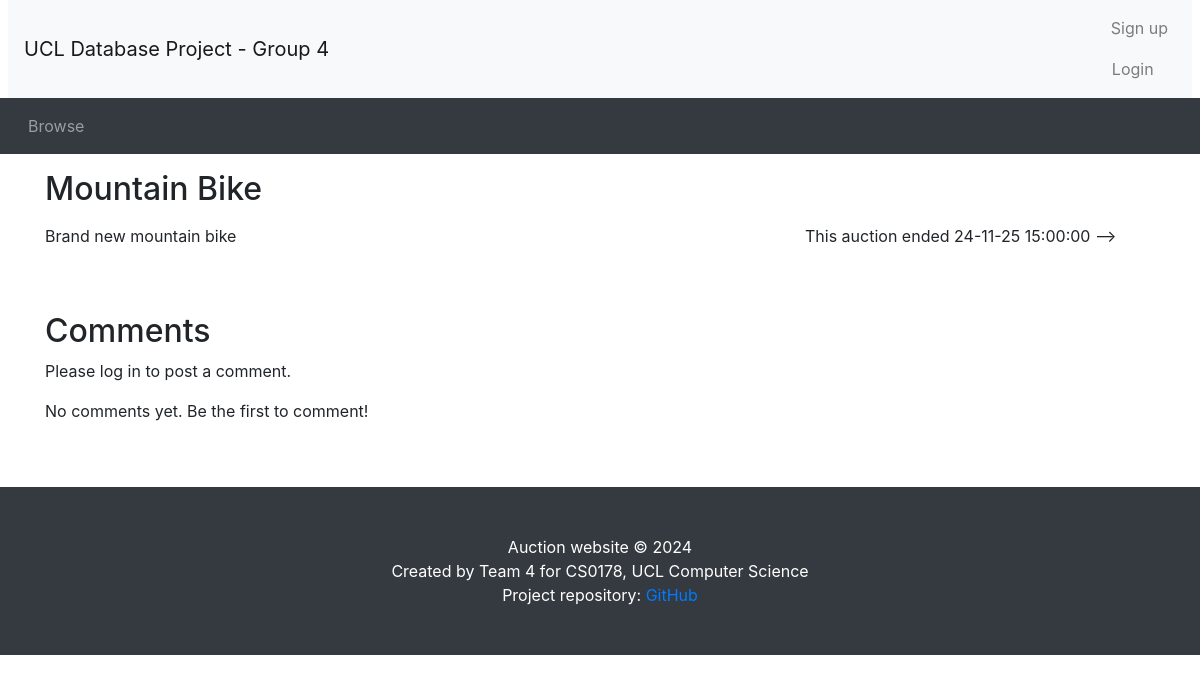
Before: /listing.php?item_id=3 with the older database file.
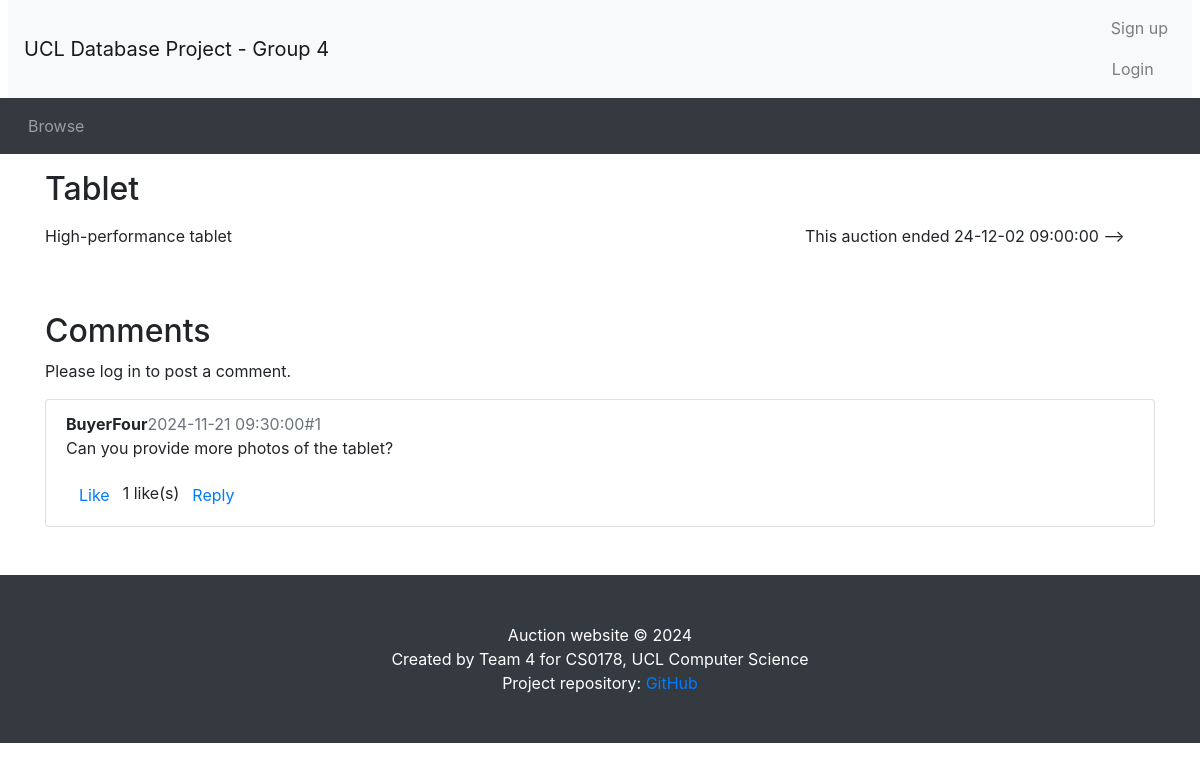
After: the same page with the newer database file.
### tables this page shows
CREATE TABLE `auctions` (
    `item_id` INT PRIMARY KEY AUTO_INCREMENT,
    `title` VARCHAR(50) UNIQUE NOT NULL,
    `details` TEXT,
    `category` VARCHAR(30) NOT NULL,
    `startPrice` DECIMAL(10, 2) NOT NULL,
    `reservePrice` DECIMAL(10, 2) CHECK (
        `reservePrice` IS NULL
        OR `reservePrice` >= `startPrice`
    ),
    `startDate` DATETIME NOT NULL,
    `endDate` DATETIME NOT NULL,
    `seller_id` INT NOT NULL,
    `status` ENUM('active', 'closed', 'cancelled') NOT NULL DEFAULT 'active',
    FOREIGN KEY (`seller_id`) REFERENCES `seller` (`user_id`) ON DELETE CASCADE
);

CREATE TABLE `comments` (
    `comment_id` INT PRIMARY KEY AUTO_INCREMENT,
    `item_id` INT NOT NULL,
    `buyer_id` INT NOT NULL,
    `time` DATETIME NOT NULL,
    `content` VARCHAR(1023) NOT NULL,
    `parent_comment_id` INT,
    FOREIGN KEY (`item_id`) REFERENCES `auctions` (`item_id`) ON DELETE CASCADE,
    FOREIGN KEY (`buyer_id`) REFERENCES `user` (`user_id`) ON DELETE CASCADE,
    FOREIGN KEY (`parent_comment_id`) REFERENCES `comments` (`comment_id`) ON DELETE CASCADE
);

CREATE TABLE `profile` (
    `email`  VARCHAR(100) PRIMARY KEY,
    `username` VARCHAR(50) NOT NULL,
    `tel` VARCHAR(15) DEFAULT NULL,
    `address` VARCHAR(100) DEFAULT NULL,
    FOREIGN KEY (`email`) REFERENCES `user` (`email`) ON DELETE CASCADE
);

### listing.php (the view, shortened to what this page needs)
<?php include_once("header.php") ?>
<?php require("my_db_connect.php") ?>
<?php
if (!isset($_GET['item_id'])) {
    $item_id = $_SESSION['viewing'];
} else {
    $item_id = $_GET['item_id'];
}
$sql = "SELECT * FROM auctions WHERE item_id = '$item_id';";
$result = mysqli_query($con, $sql);
$fetch = mysqli_fetch_array($result);
$title = $fetch['title'];
$status = $fetch['status'];
$description = $fetch['details'];
$end_time = new DateTime($fetch['endDate']);
$now = new DateTime();
?>
<div class="container">
    <div class="row">
        <div class="col-sm-8">
            <h2 class="my-3"><?php echo ($title); ?></h2>
        </div>
    </div>
    <div class="row">
        <div class="col-sm-8">
            <div class="itemDescription">
                <?php echo ($description); ?>
            </div>
        </div>
        <div class="col-sm-4">
            <p>
                <?php if ($status == 'cancelled') { ?>
                    This auction was cancelled by its owner.
                <?php } else if ($now > $end_time): ?>
                        This auction ended <?php echo (date_format($end_time, 'y-m-d H:i:s')) ?>
            <?php endif ?> -->
        </div>
    </div>
</div>
<?php
$comments_sql = "SELECT c.comment_id, c.buyer_id, c.time, c.content, u.username, c.parent_comment_id
                 FROM user
                 JOIN comments c ON user.user_id = c.buyer_id
                 JOIN profile u ON user.email = u.email
                 WHERE c.item_id = $item_id
                 ORDER BY c.time ASC";
$comments_result = mysqli_query($con, $comments_sql);
$comment_count = 0;
$comment_order = [];
while ($comment = mysqli_fetch_assoc($comments_result)) {
    $comment_count++;
    $comment_order[$comment['comment_id']] = $comment_count;
}
mysqli_data_seek($comments_result, 0);
?>
<div class="container mt-5" id="comments-section">
    <h2>Comments</h2>
    <?php if (isset($_SESSION['logged_in']) && $_SESSION['logged_in'] == true): ?>
        <?php if ($_SESSION['account_type'] == 'buyer'): ?>
            <form method="POST" action="post_comment.php">
                <div class="form-group">
                    <textarea class="form-control" id="commentContent" name="content" placeholder="Write a comment..."
                        required></textarea>
                </div>
                <input type="hidden" name="user_id" value="<?php echo $_SESSION["user_id"]; ?>">
                <input type="hidden" name="item_id" value="<?php echo $item_id; ?>">
                <input type="hidden" name="parent_comment_id" value="">
                <button type="submit" class="btn btn-primary">Post Comment</button>
            </form>
        <?php endif; ?>
    <?php else: ?>
        <p>Please log in to post a comment.</p>
    <?php endif; ?>
    <ul class="list-group mt-3">
        <?php if (mysqli_num_rows($comments_result) > 0): ?>
            <?php
            while ($comment = mysqli_fetch_assoc($comments_result)) {
                echo '<li class="list-group-item">';
                echo '<strong>' . htmlspecialchars($comment['username']) . '</strong>';
                echo '<span class="text-muted">' . date("Y-m-d H:i:s", strtotime($comment['time'])) . '</span>';
                echo '<span class="text-muted">#' . $comment_order[$comment['comment_id']] . '</span>';
                echo '<p>' . nl2br(htmlspecialchars($comment['content'])) . '</p>';
                echo '<div class="comment-actions">';
                echo '<button class="btn btn-link" onclick="likeComment(' . $comment['comment_id'] . ')">Like</button>';
                $likes_sql = 'SELECT COUNT(*) AS likes FROM comment_likes WHERE comment_id = ' . $comment['comment_id'];
                $likes_result = mysqli_query($con, $likes_sql);
                $likes_row = mysqli_fetch_assoc($likes_result);
                echo '<span>' . $likes_row['likes'] . ' like(s)</span>';
                echo '<button class="btn btn-link" onclick="showReplyForm(' . $comment['comment_id'] . ')">Reply</button>';
                echo '</div>';
                echo '</li>';
            }
            ?>
        <?php else: ?>
            <p>No comments yet. Be the first to comment!</p>
        <?php endif; ?>
    </ul>
</div>
<?php include_once("footer.php") ?>

Changed rows visible on the page:
changed auctions: title "Mountain Bike" → "Tablet"; details "Brand new mountain bike" → "High-performance tablet"; endDate "24-11-25 15:00:00" → "24-12-02 09:00:00"
added comments: profile.username "BuyerFour", time "2024-11-21 09:30:00", comment_id "1", content "Can you provide more photos of the tablet?", likes "1"
Other visible differences:
text no longer shown: "No comments yet. Be the first to comment!"
